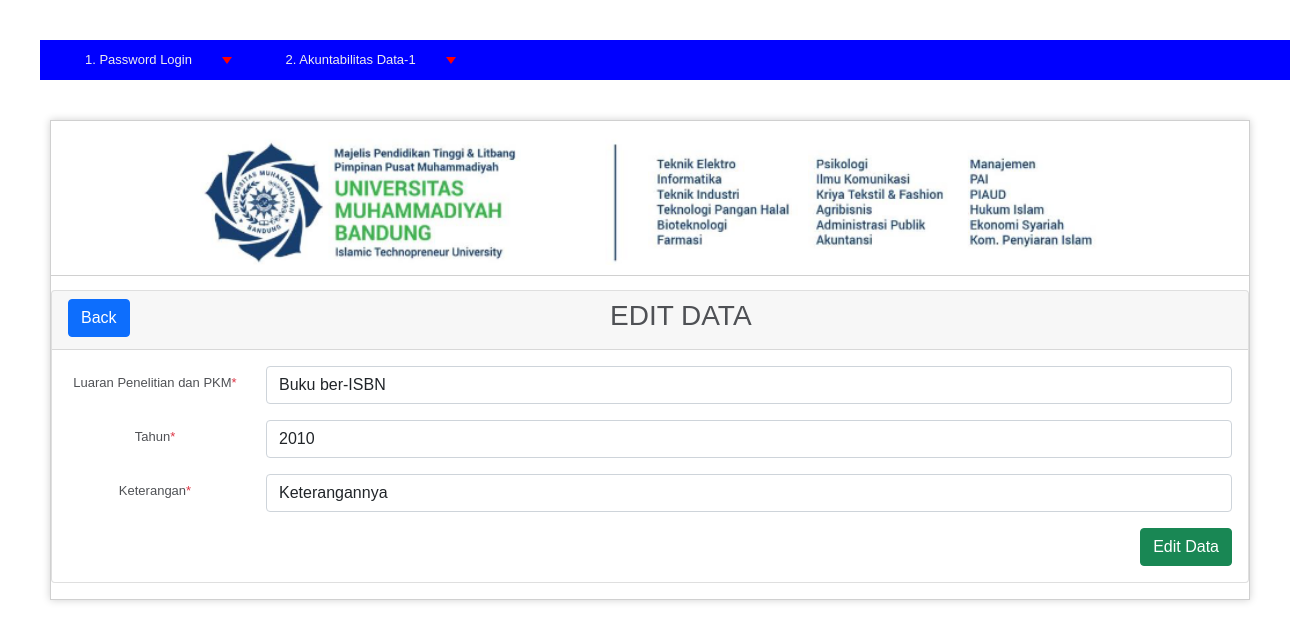
Screenshot of /index.php/C03_tb_3b74/edit/2 with the database file from the repository.
### application/controllers/C03_tb_3b74.php (called while the page is built, shortened)
<?php
class C03_tb_3b74 extends CI_Controller
{
    public function __construct()
    {
        $this->load->model("M03_tb_3b74");
        $this->load->library('form_validation');
    }
    public function edit($id = null)
    {
        $M03_tb_3b74 = $this->M03_tb_3b74;
        $data["tb_3b74"] = $M03_tb_3b74->getById($id);
        $this->load->view("V03_tb-3b1_3b74/V03_tb_3b74_edit", $data);
    }
}

### index.php (called while the page is built, shortened)
<?php
require_once BASEPATH.'core/CodeIgniter.php';

### application/models/M03_tb_3b74.php (called while the page is built, shortened)
<?php defined('BASEPATH') OR exit('No direct script access allowed');
class M03_tb_3b74 extends CI_Model
{
    private $_table = "tb-3b74";
    public function getById($id)
    {
        return $this->db->get_where($this->_table, ["id" => $id])->row();
    }
}

### application/views/V03_tb-3b1_3b74/V03_tb_3b74_edit.php (the view, shortened to what this page needs)
<!doctype html>
<html lang="en">
  <head>
    <link href="https://cdn.jsdelivr.net/npm/bootstrap@5.1.3/dist/css/bootstrap.min.css" rel="stylesheet">
    <link href="https://cdnjs.cloudflare.com/ajax/libs/twitter-bootstrap/5.0.1/css/bootstrap.min.css" rel="stylesheet">
    <link href="https://cdn.datatables.net/1.11.4/css/dataTables.bootstrap5.min.css" rel="stylesheet">
    <link href="https://cdn.datatables.net/buttons/2.2.2/css/buttons.dataTables.min.css" rel="stylesheet">
  </head>
  <body>
    <div class="card mb-3">
        <div class="card-header">
            <a href="<?php echo site_url('/C03_tb_3b74/index') ?>" class="btn btn-primary float-start">Back</a> <h3>EDIT DATA</h3>
        </div>
        <div class="card-body">
            <form action="" method="post" enctype="multipart/form-data" >
                <div class="mb-3 row">
                    <label for="txt_luaran_penelitian_dan_pkm" class="col-sm-2 col-form-label">Luaran Penelitian dan PKM<span class="text-danger">*</span></label>
                    <div class="col-sm-10">
                        <select name="txt_luaran_penelitian_dan_pkm" class="form-control <?php echo form_error('txt_luaran_penelitian_dan_pkm') ? 'is-invalid':'' ?>" aria-label="Default select example">
                            <option value="1" <?= $tb_3b74->luaran_penelitian_pkm == '1' ? 'selected' : '' ?> >Buku ber-ISBN</option>
                        </select>
                    </div>
                </div>
                <div class="mb-3 row">
                    <label for="txt_tahun" class="col-sm-2 col-form-label">Tahun<span class="text-danger">*</span></label>
                    <div class="col-sm-10">
                        <input class="form-control <?php echo form_error('txt_tahun') ? 'is-invalid':'' ?>"
                                type="text" name="txt_tahun"
                                placeholder="Tahun"
                                value="<?= $tb_3b74->tahun?>" />
                    </div>
                </div>
                <div class="mb-3 row">
                    <label for="txt_keterangan" class="col-sm-2 col-form-label">Keterangan<span class="text-danger">*</span></label>
                    <div class="col-sm-10">
                        <input class="form-control <?php echo form_error('txt_keterangan') ? 'is-invalid':'' ?>"
                                type="text" name="txt_keterangan"
                                placeholder="Keterangan"
                                value="<?= $tb_3b74->keterangan?>" />
                    </div>
                </div>
                <input class="btn btn-success float-end" type="submit" name="btn" value="Edit Data" />
            </form>
        </div>
    </div>
  </body>
</html>

### css/background_01.css (style rules this page uses)
body { background-color: #fff; margin: 40px; font: 13px/20px normal Helvetica, Arial, sans-serif; color: #4F5155; }

### rows the page displays
tb-3b74: txt_luaran_penelitian_dan_pkm "Buku ber-ISBN", txt_tahun "2010", txt_keterangan "Keterangannya"
